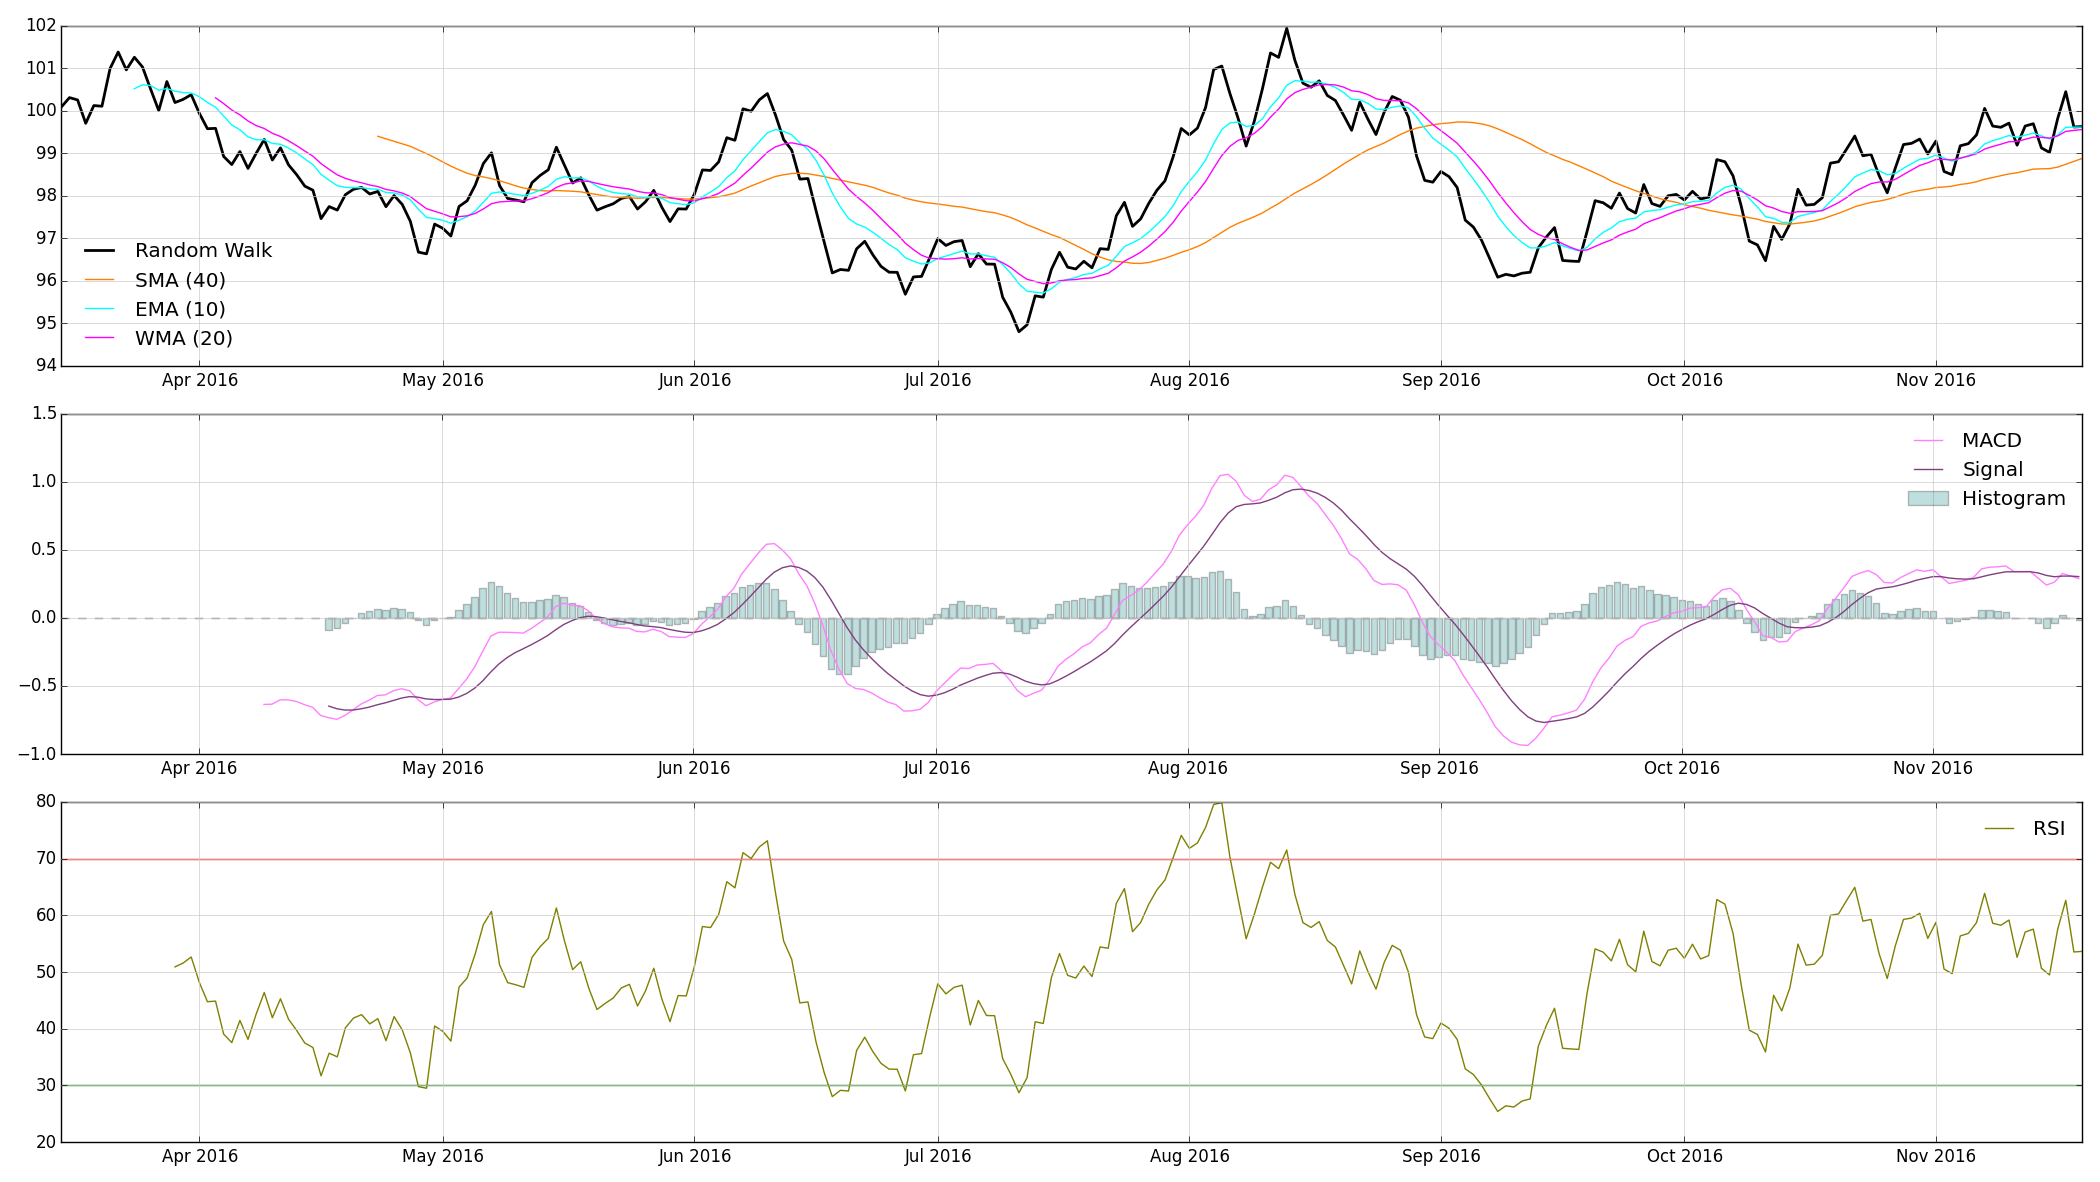

Source code (Julia):
using Indicators
using PyPlot
using Base.Dates

srand(1)
n = 250
X = 100.0 + cumsum(rand(n,3)-rand(n,3))
x = X[:,1]
t = collect(today():Day(1):today()+Day(n-1))

subplot(311)
plot(t, x, lw=2, c="k", label="Random Walk")
grid(ls="-", c=[0.8,0.8,0.8])
plot(t, sma(x,40), c=[1,0.5,0], label="SMA (40)")
plot(t, ema(x,10), c=[0,1,1], label="EMA (10)")
plot(t, wma(x,20), c=[1,0,1], label="WMA (20)")
legend(loc="best", frameon=false)

subplot(312)
tmp = macd(x)
plot(t, tmp[:,1], label="MACD", c=[1,0.5,1])
plot(t, tmp[:,2], label="Signal", c=[0.5,0.25,0.5])
bar(t, tmp[:,3], align="center", label="Histogram", color=[0,0.5,0.5], alpha=0.25)
plot([t[1],t[end]], [0,0], ls="--", c=[0.5,0.5,0.5])
grid(ls="-", c=[0.8,0.8,0.8])
legend(loc="best", frameon=false)

subplot(313)
plot(t, rsi(x), c=[0.5,0.5,0], label="RSI")
grid(ls="-", c=[0.8,0.8,0.8])
plot([t[1],t[end]], [30,30], c="g")
plot([t[1],t[end]], [70,70], c="r")
legend(loc="best", frameon=false)

tight_layout()
